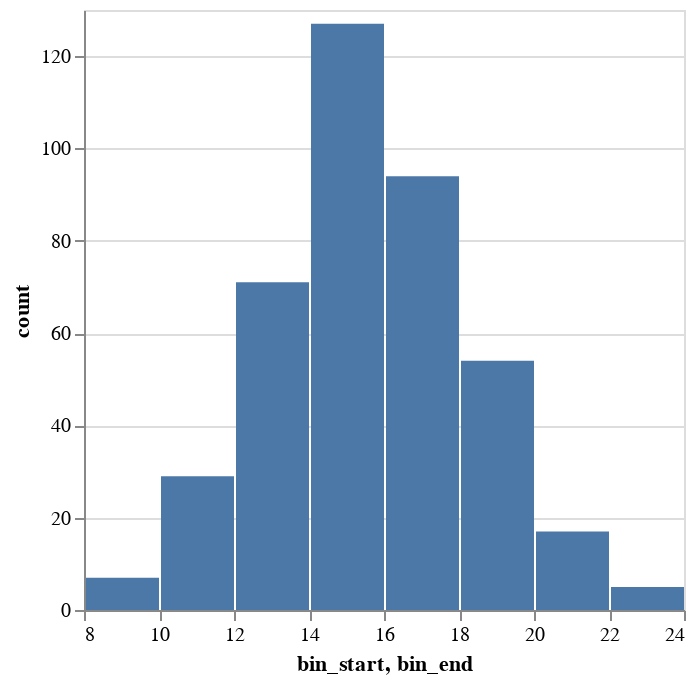

This figure's notebook cell:
### Code cell
histogramBinned = 
  let dvals = dataFromRows []
                . mkRow 8 7
                . mkRow 10 29
                . mkRow 12 71
                . mkRow 14 127
                . mkRow 16 94
                . mkRow 18 54
                . mkRow 20 17
                . mkRow 22 5
                
      mkRow start count = dataRow [ ("bin_start", Number start)
                                  , ("bin_end", Number (start + 2))
                                  , ("count", Number count) ]
                          
      enc = encoding
              . position X [ PName "bin_start", PmType Quantitative
                           , PBin [AlreadyBinned True, Step 2]
                           ]
              . position X2 [ PName "bin_end" ]
              . position Y [PName "count", PmType Quantitative]
                           
  in toVegaLite [dvals [], mark Bar [], enc []]
  
vlShow histogramBinned

### Figure 1 — Vega-Lite specification as saved in the notebook (floating-point values rounded to 4 significant figures)
{"$schema": "https://vega.github.io/schema/vega-lite/v3.json", "data": {"values": [{"bin_end": 10, "bin_start": 8, "count": 7}, {"bin_end": 12, "bin_start": 10, "count": 29}, {"bin_end": 14, "bin_start": 12, "count": 71}, {"bin_end": 16, "bin_start": 14, "count": 127}, {"bin_end": 18, "bin_start": 16, "count": 94}, {"bin_end": 20, "bin_start": 18, "count": 54}, {"bin_end": 22, "bin_start": 20, "count": 17}, {"bin_end": 24, "bin_start": 22, "count": 5}]}, "encoding": {"x": {"bin": {"binned": true, "step": 2}, "field": "bin_start", "type": "quantitative"}, "x2": {"field": "bin_end"}, "y": {"field": "count", "type": "quantitative"}}, "mark": "bar"}
